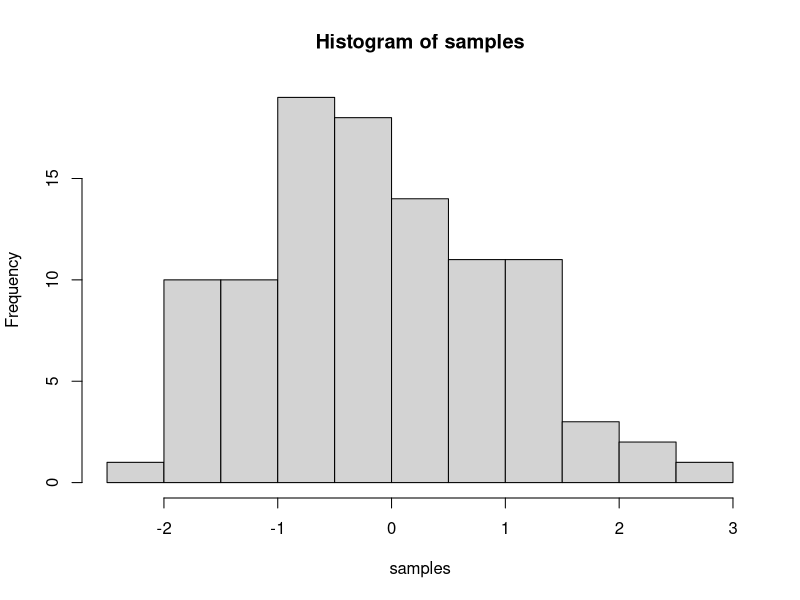

Generate this figure with R:
## ---- chunk 1
knitr::opts_chunk$set(message=FALSE,warning=FALSE, cache=TRUE)
## ---- chunk 2
samples <- rnorm(100, mean=0, sd=1)
hist(samples)
## ---- chunk 3
1+2
2*5
5/3
(1+6+4)/5
## ---- chunk 4
a<-1
b<-2
a+b
d<-c(1,2,3)
e<-c(5,6,7)
d+e
d*e
d/e
## ---- chunk 5
# for loop solution
# i becomes the number 1 to 100 at each step of the loop
a <- length(100) # make empty variable, set length to 100
for (i in 1:100){
  a[i] <-i #assigns the number in i, to the ith index of a
}
print(a)
# for loop solution #2
a<-c() #create empty variable using combine command
for (i in 1:100){
  a<-c(a,i) # keeps combining a with itself and the new number in i
}
print(a)
# seq solution
a <- seq(1,100,1) # look up help for seq using ?seq() in console
print(a)
